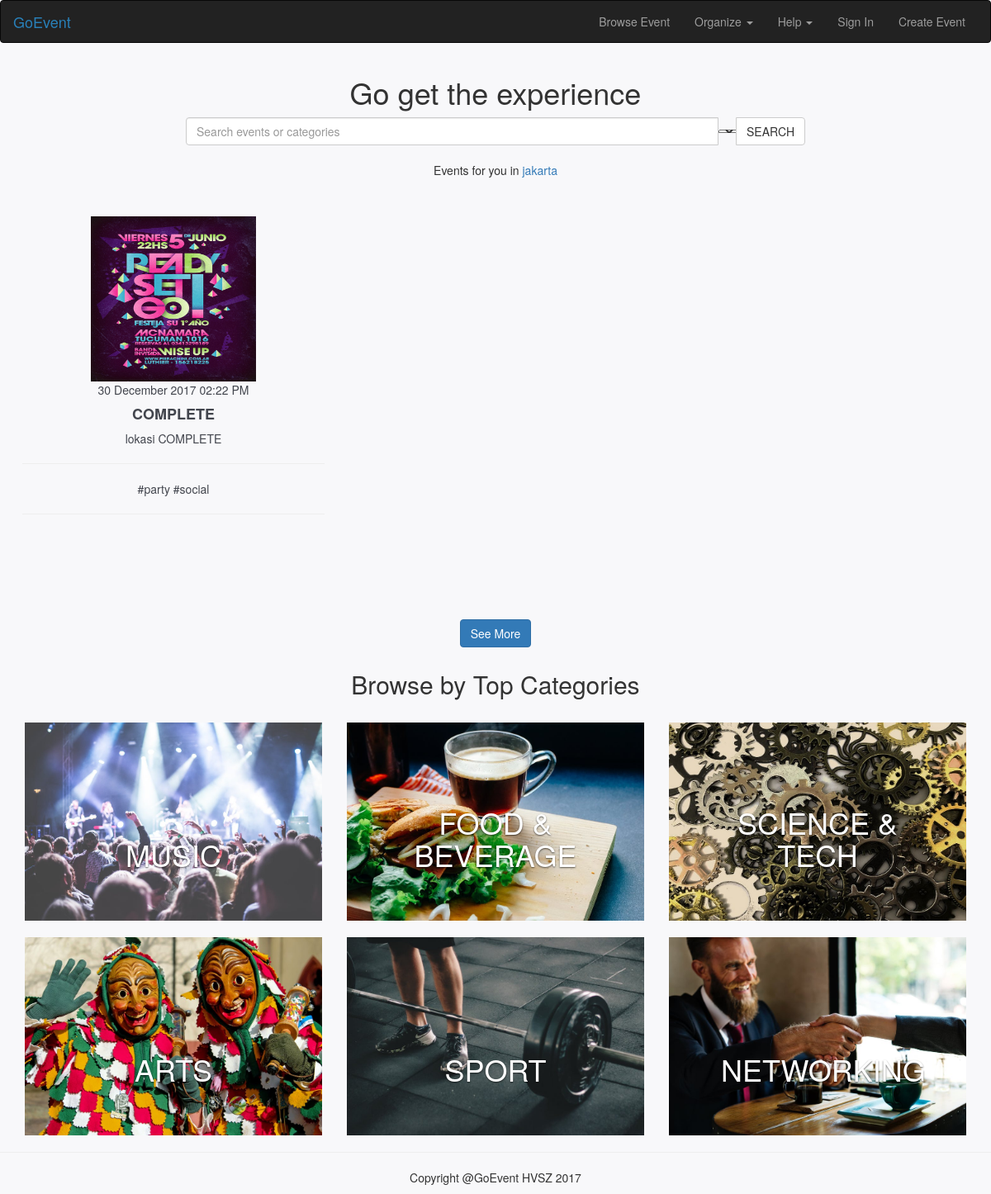
Before: / with the older database file.
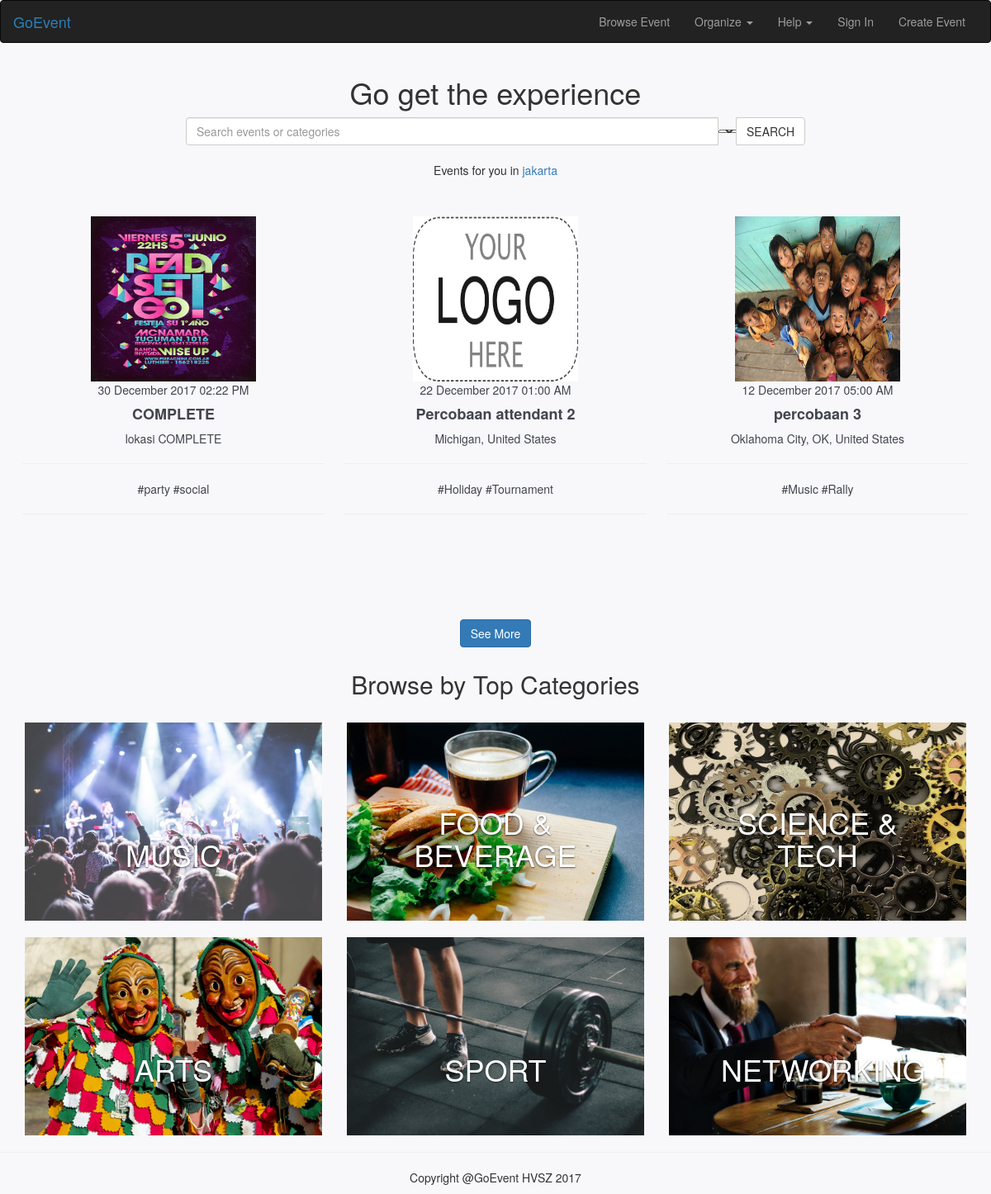
After: the same page with the newer database file.
### tables this page shows
CREATE TABLE `events` (
  `event_id` int(11) NOT NULL,
  `event_name` varchar(50) NOT NULL,
  `event_city` text NOT NULL,
  `event_date_starts` date NOT NULL,
  `event_time_starts` time NOT NULL,
  `event_date_ends` date NOT NULL,
  `event_time_ends` time NOT NULL,
  `event_capacity` int(11) NOT NULL,
  `event_certificate` text NOT NULL,
  `event_description` text NOT NULL,
  `event_photo` text NOT NULL,
  `organizer_id` int(11) NOT NULL,
  `ticket_name` varchar(50) NOT NULL,
  `ticket_quantity` int(11) NOT NULL,
  `ticket_price` int(11) NOT NULL,
  `ticket_description` text NOT NULL,
  `ticket_date_starts` date NOT NULL,
  `ticket_time_starts` time NOT NULL,
  `ticket_date_ends` date NOT NULL,
  `ticket_time_ends` time NOT NULL,
  `event_type` varchar(35) NOT NULL,
  `event_topic` varchar(35) NOT NULL
);

### pages/backend/home.php (called while the page is built, shortened)
<?php
    include('dbconnect.php');
    $user_id = NULL;
    if ($user_id != NULL){
        $category = "SELECT c.category_id FROM user_category AS uc WHERE uc.user_id = '$user_id'";
        $event_query = "SELECT * FROM events as e INNER JOIN event_category as ec ON e.event_id = ec.event_id WHERE ec.category.id = '$category' AND e.event_date_starts >= CURDATE() LIMIT 15";
    }
    else
        $event_query = "SELECT * FROM events e WHERE e.event_date_starts >= CURDATE() LIMIT 15";
    $event = mysqli_query($connect, $event_query);
?>

### index.php (the view, shortened to what this page needs)
<?php
  include("pages/backend/home.php");
?>
<!DOCTYPE html>
<html lang="en" >
<head>
  <link href="css/bootstrap.min.css" rel="stylesheet">
  <link href="css/style.css" rel="stylesheet" />
  <link rel="stylesheet" href="https://maxcdn.bootstrapcdn.com/bootstrap/3.3.7/css/bootstrap.min.css">
    <link rel="stylesheet" href="https://cdnjs.cloudflare.com/ajax/libs/bootstrap-select/1.12.4/css/bootstrap-select.min.css">
</head>
<body  class="page_background_snow">
    <nav class="navbar navbar-inverse">
        <div class="container-fluid">
          <div class="navbar-header">
            <a class="navbar-brand" id="goevent_color" href="">GoEvent</a>
          </div>
          <div class="collapse navbar-collapse" id="bs-example-navbar-collapse-1">
            <ul class="nav navbar-nav navbar-right">
              <li><a href="pages/browse_event">Browse Event</a></li>
              <li class="dropdown">
                <a href="#" class="dropdown-toggle" data-toggle="dropdown" role="button" aria-haspopup="true" aria-expanded="false">Organize <span class="caret"></span></a>
              </li>
              <li class="dropdown">
                <a href="#" class="dropdown-toggle" data-toggle="dropdown" role="button" aria-haspopup="true" aria-expanded="false">Help <span class="caret"></span></a>
              </li>
              <?php if (!empty($_SESSION['user_id'])) { ?>
                <?php
              $user_name = $_SESSION['user_name'];
              ?>
              <li class="dropdown">
                <a href="#" class="dropdown-toggle" data-toggle="dropdown" role="button" aria-haspopup="true" aria-expanded="false"><?php echo strtoupper(substr($user_name,0,1)) ?> <span class="caret"></span></a>
                <ul class="dropdown-menu">
                  <li><a href="pages/profile">Profile</a></li>
                  <li><a href="pages/profile">Tickets</a></li>
                  <li><a href="pages/profile">Bookmarks</a></li>
                  <li><a href="pages/profile">Certificates</a></li>
                  <li role="separator" class="divider"></li>
                  <li><a href="pages/organizer_profile_choose">Organizer Profile</a></li>
                  <li><a href="pages/manage_event">Manage Events</a></li>
                  <li role="separator" class="divider"></li>
                  <li><a href="pages/account_setting">Account Settings</a></li>
                  <li><a href="pages/backend/logout.php">Log Out</a></li>
                </ul>
              </li>
              <?php } else {?>
              <li><a href="pages/sign_in">Sign In</a></li>
              <?php }?>
              <li><a href="pages/organizer_profile_choose_create">Create Event</a></li>
            </ul>
          </div>
        </div>
    </nav>
  <div class="container">
    <div class="row">
      <div class="col-lg-2"></div>
      <div class="col-lg-8">
        <h1 class="text-center">Go get the experience</h1>
        <form method="post" action="pages/browse_event/index.php" >
          <div class="input-group">
            <input type="text" class="form-control" name="event_search" id="event_name" placeholder="Search events or categories">
            <span class="input-group-btn">
                <select class="selectpicker" name=date_categorized>
                  <option value="1">All Dates</option>
                </select>
              <button class="btn btn-default" type="submit">SEARCH</button>
            </span>
          </div>
        </form>
      </div>
      <div class="col-lg-2"></div>
    </div>
  </div>
  <div class="container">
    <div class="text-center">
      <br />
      <p>Events for you in <a>jakarta</a></p>
    </div>
  </div>
  <div class="container">
    <br />
    <div class="row">
      <?php while ($item = mysqli_fetch_array($event)) { ?>
        <?php $event_id_encrypt = base64_encode($item['event_id']); ?>
        <a href="pages/event_detail/index.php?event_id=<?php echo $event_id_encrypt?>" >
          <div class="col-lg-4 text-center" id="card_event">
            <img src='photo_event/<?php echo $item['event_photo']; ?>' width='200' height='200' id="card_event2">
            <br/>
              <p id="date_card"> <?php echo date('d F Y', strtotime($item['event_date_starts'])). "\r\n" . date('h:i A', strtotime($item['event_time_starts'])); ?> </p>
              <h4 id="title_card"> <?php echo $item['event_name'] ?> </h4>
              <p id="location_card"> <?php echo $item['event_city'] ?> </p>
              <hr />
              <a id="location_card"><?php echo "#".$item['event_topic']?> </a>
              <a id="location_card"><?php echo "#".$item['event_type']?> </a>
              <hr />
          </div>
        </a>
      <?php } ?>
    </div>
  </div>
  <div class="container text-center">
    <form method="post" action="pages/browse_event/index.php" >
      <button class="btn btn-primary navbar-btn" type="submit">See More</button>
    </form>
  </div>
  <div class="container">
    <h2 class="text-center">Browse by Top Categories</h1>
      <div class="row">
        <a href="pages/browse_event">
        <div class="col-lg-4">
        <br />
          <img src="images/music_thumbnail.jpeg" alt="music" class="img-responsive hover" />
          <div class="carousel-caption">
            <h1>MUSIC</h1>
          </div>
        </div>
        </a>
        <a href="pages/browse_event">
        <div class="col-lg-4">
          <br />
          <img src="images/food_thumbnail.jpeg" alt="music" class="img-responsive hover" />
          <div class="carousel-caption">
            <h1>FOOD & BEVERAGE</h1>
          </div>
        </div>
        </a>
        <a href="pages/browse_event">
        <div class="col-lg-4">
          <br />
          <img src="images/tech_thumbnail.jpeg" alt="music" class="img-responsive hover" />
          <div class="carousel-caption">
            <h1>SCIENCE & TECH</h1>
          </div>
        </div>
        </a>
        <a href="pages/browse_event">
        <div class="col-lg-4">
          <br />
          <img src="images/art_thumbnail.jpeg" alt="music" class="img-responsive hover" />
          <div class="carousel-caption">
            <h1>ARTS</h1>
          </div>
        </div>
        </a>
        <a href="pages/browse_event">
        <div class="col-lg-4">
          <br />
          <img src="images/sport_thumbnail.jpeg" alt="music" class="img-responsive hover" />
          <div class="carousel-caption">
            <h1>SPORT</h1>
          </div>
        </div>
        </a>
        <a href="pages/browse_event">
        <div class="col-lg-4">
          <br />
          <img src="images/networking_thumbnail.jpeg" alt="music" class="img-responsive hover" />
          <div class="carousel-caption">
            <h1>NETWORKING</h1>
          </div>
        </div>
        </a>
    </div>
  </div>
  <footer>
    <hr />
    <div class="container">
      <p class="text-center">Copyright @GoEvent   HVSZ 2017</p>
    </div>
  </footer>
</body>
</html>

### css/style.css (style rules this page uses)
html, body { height: 100%; width: 100%; font-family: Comfortaa, Arial, sans-serif; }
#goevent_color { color: #2980b9; }
#card_event { height: 45vh; padding: 0vh 1vw 0vh 1vw; margin: 2vh 0vw 15vh 0vw; }
#card_event2 { margin: 0 auto; }
#date_card { font-weight: 400; color: #42454d; }
#title_card { font-weight: 600; color: #42454d; }
#location_card { font-weight: 300; color: #42454d; }
.page_background_snow { background-color: #f8f8fa !important; }

Changed rows visible on the page:
added events: event_photo (picture), event_date_starts "22 December 2017", event_time_starts "01:00 AM", event_name "Percobaan attendant 2", event_city "Michigan, United States", event_topic "Holiday", event_type "Tournament"
added events: event_photo (picture), event_date_starts "12 December 2017", event_time_starts "05:00 AM", event_name "percobaan 3", event_city "Oklahoma City, OK, United States", event_topic "Music", event_type "Rally"
